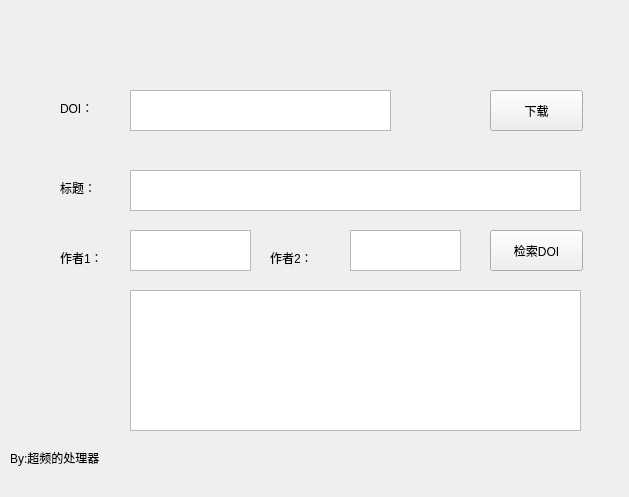
<?xml version="1.0" encoding="UTF-8"?>
<ui version="4.0">
 <class>MainWindow</class>
 <widget class="QMainWindow" name="MainWindow">
  <property name="geometry">
   <rect>
    <x>0</x>
    <y>0</y>
    <width>629</width>
    <height>497</height>
   </rect>
  </property>
  <property name="windowTitle">
   <string>Sci-hub</string>
  </property>
  <widget class="QWidget" name="centralWidget">
   <widget class="QTextEdit" name="ArticleUrl">
    <property name="geometry">
     <rect>
      <x>130</x>
      <y>90</y>
      <width>261</width>
      <height>41</height>
     </rect>
    </property>
    <property name="html">
     <string>&lt;!DOCTYPE HTML PUBLIC &quot;-//W3C//DTD HTML 4.0//EN&quot; &quot;http://www.w3.org/TR/REC-html40/strict.dtd&quot;&gt;
&lt;html&gt;&lt;head&gt;&lt;meta name=&quot;qrichtext&quot; content=&quot;1&quot; /&gt;&lt;style type=&quot;text/css&quot;&gt;
p, li { white-space: pre-wrap; }
&lt;/style&gt;&lt;/head&gt;&lt;body style=&quot; font-family:'SimSun'; font-size:9pt; font-weight:400; font-style:normal;&quot;&gt;
&lt;p style=&quot;-qt-paragraph-type:empty; margin-top:5px; margin-bottom:0px; margin-left:0px; margin-right:0px; -qt-block-indent:0; text-indent:0px;&quot;&gt;&lt;br /&gt;&lt;/p&gt;&lt;/body&gt;&lt;/html&gt;</string>
    </property>
   </widget>
   <widget class="QLabel" name="label">
    <property name="geometry">
     <rect>
      <x>60</x>
      <y>100</y>
      <width>71</width>
      <height>16</height>
     </rect>
    </property>
    <property name="text">
     <string>DOI：</string>
    </property>
   </widget>
   <widget class="QPushButton" name="Download">
    <property name="geometry">
     <rect>
      <x>490</x>
      <y>90</y>
      <width>93</width>
      <height>41</height>
     </rect>
    </property>
    <property name="text">
     <string>下载</string>
    </property>
   </widget>
   <widget class="QLabel" name="label_2">
    <property name="geometry">
     <rect>
      <x>10</x>
      <y>450</y>
      <width>121</width>
      <height>16</height>
     </rect>
    </property>
    <property name="text">
     <string>By:超频的处理器</string>
    </property>
   </widget>
   <widget class="QLabel" name="label_3">
    <property name="geometry">
     <rect>
      <x>60</x>
      <y>180</y>
      <width>61</width>
      <height>16</height>
     </rect>
    </property>
    <property name="text">
     <string>标题：</string>
    </property>
   </widget>
   <widget class="QTextEdit" name="titleEdit">
    <property name="geometry">
     <rect>
      <x>130</x>
      <y>170</y>
      <width>451</width>
      <height>41</height>
     </rect>
    </property>
    <property name="styleSheet">
     <string notr="true"/>
    </property>
   </widget>
   <widget class="QLabel" name="label_4">
    <property name="geometry">
     <rect>
      <x>60</x>
      <y>250</y>
      <width>61</width>
      <height>16</height>
     </rect>
    </property>
    <property name="text">
     <string>作者1：</string>
    </property>
   </widget>
   <widget class="QTextEdit" name="author_1">
    <property name="geometry">
     <rect>
      <x>130</x>
      <y>230</y>
      <width>121</width>
      <height>41</height>
     </rect>
    </property>
   </widget>
   <widget class="QLabel" name="label_5">
    <property name="geometry">
     <rect>
      <x>270</x>
      <y>250</y>
      <width>61</width>
      <height>16</height>
     </rect>
    </property>
    <property name="text">
     <string>作者2：</string>
    </property>
   </widget>
   <widget class="QTextEdit" name="author_2">
    <property name="geometry">
     <rect>
      <x>350</x>
      <y>230</y>
      <width>111</width>
      <height>41</height>
     </rect>
    </property>
   </widget>
   <widget class="QPushButton" name="Download_2">
    <property name="geometry">
     <rect>
      <x>490</x>
      <y>230</y>
      <width>93</width>
      <height>41</height>
     </rect>
    </property>
    <property name="text">
     <string>检索DOI</string>
    </property>
   </widget>
   <widget class="QTableView" name="tableView">
    <property name="geometry">
     <rect>
      <x>130</x>
      <y>290</y>
      <width>451</width>
      <height>141</height>
     </rect>
    </property>
   </widget>
  </widget>
  <widget class="QMenuBar" name="menuBar">
   <property name="geometry">
    <rect>
     <x>0</x>
     <y>0</y>
     <width>629</width>
     <height>26</height>
    </rect>
   </property>
  </widget>
 </widget>
 <layoutdefault spacing="6" margin="11"/>
 <resources/>
 <connections/>
</ui>
